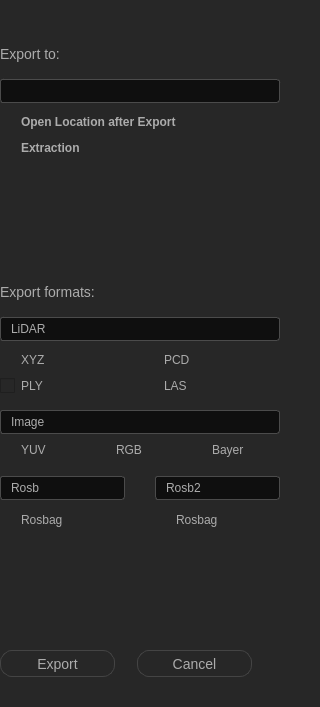
<?xml version="1.0" encoding="UTF-8"?>
<ui version="4.0">
 <class>exportdata</class>
 <widget class="QWidget" name="exportdata">
  <property name="geometry">
   <rect>
    <x>0</x>
    <y>0</y>
    <width>320</width>
    <height>707</height>
   </rect>
  </property>
  <property name="minimumSize">
   <size>
    <width>317</width>
    <height>0</height>
   </size>
  </property>
  <property name="windowTitle">
   <string>Form</string>
  </property>
  <property name="styleSheet">
   <string notr="true">background-color:#272727;</string>
  </property>
  <layout class="QVBoxLayout" name="verticalLayout" stretch="0,0,0,0,0,0">
   <property name="spacing">
    <number>0</number>
   </property>
   <property name="leftMargin">
    <number>0</number>
   </property>
   <property name="topMargin">
    <number>20</number>
   </property>
   <property name="rightMargin">
    <number>12</number>
   </property>
   <property name="bottomMargin">
    <number>30</number>
   </property>
   <item>
    <layout class="QGridLayout" name="gridLayout_2">
     <property name="topMargin">
      <number>26</number>
     </property>
     <item row="1" column="1" alignment="Qt::AlignBottom">
      <widget class="QPushButton" name="btn_choose">
       <property name="minimumSize">
        <size>
         <width>18</width>
         <height>25</height>
        </size>
       </property>
       <property name="maximumSize">
        <size>
         <width>18</width>
         <height>25</height>
        </size>
       </property>
       <property name="styleSheet">
        <string notr="true">background-image: url(:/img/icon/choose-folder.png) 0 0 0 0 stretch stretch;
border:0;
vertical-align: middle;
font-size:1px;
</string>
       </property>
       <property name="text">
        <string/>
       </property>
      </widget>
     </item>
     <item row="2" column="0">
      <widget class="QCheckBox" name="cb_export">
       <property name="styleSheet">
        <string notr="true">QCheckBox {color: #acacac; 
font-size:12px;
font-family: 'Roboto'; font-weight:500; margin-top:11px;}
QCheckBox::indicator {width: 15px; height: 15px; border-radius:3px;}
QCheckBox::indicator::checked {background-image: url(:/img/icon/Right-select.png);}
QCheckBox::indicator::unchecked {background-image: url(:/img/icon/Right-None-select.png);}</string>
       </property>
       <property name="text">
        <string>Open Location after Export</string>
       </property>
       <property name="checkable">
        <bool>true</bool>
       </property>
       <property name="checked">
        <bool>true</bool>
       </property>
      </widget>
     </item>
     <item row="0" column="0">
      <widget class="QLabel" name="label">
       <property name="styleSheet">
        <string notr="true">QLabel { 
color : #acacac;
font-size:14px;
font-family: 'Roboto';
 }</string>
       </property>
       <property name="text">
        <string>Export to:</string>
       </property>
      </widget>
     </item>
     <item row="1" column="0">
      <widget class="QLineEdit" name="lineEdit_export">
       <property name="styleSheet">
        <string notr="true">QLineEdit{
background-color:#0f0f0f;
selection-background-color: #0f0f0f;
border:1px solid #4b4b4b;
border-radius: 3px;
padding: 3px 8px;
font-size: 12px;
font-family:'Roboto';
text-align: left;
color: #acacac;
margin:17px 10px 0 0px;
}
</string>
       </property>
      </widget>
     </item>
     <item row="3" column="0">
      <widget class="QCheckBox" name="cb_extraction">
       <property name="styleSheet">
        <string notr="true">QCheckBox {color: #acacac; 
font-size:12px;
font-family: 'Roboto'; font-weight:500; margin-top:11px;}
QCheckBox::indicator {width: 15px; height: 15px; border-radius:3px;}
QCheckBox::indicator::checked {background-image: url(:/img/icon/Right-select.png);}
QCheckBox::indicator::unchecked {background-image: url(:/img/icon/Right-None-select.png);}</string>
       </property>
       <property name="text">
        <string>Extraction</string>
       </property>
       <property name="checkable">
        <bool>true</bool>
       </property>
       <property name="checked">
        <bool>true</bool>
       </property>
      </widget>
     </item>
    </layout>
   </item>
   <item>
    <spacer name="verticalSpacer">
     <property name="orientation">
      <enum>Qt::Vertical</enum>
     </property>
     <property name="sizeHint" stdset="0">
      <size>
       <width>20</width>
       <height>32</height>
      </size>
     </property>
    </spacer>
   </item>
   <item>
    <layout class="QVBoxLayout" name="verticalLayout_2">
     <property name="spacing">
      <number>6</number>
     </property>
     <property name="topMargin">
      <number>8</number>
     </property>
     <property name="rightMargin">
      <number>28</number>
     </property>
     <item>
      <widget class="QLabel" name="label_2">
       <property name="styleSheet">
        <string notr="true">QLabel { 
color : #acacac;
font-size:14px;
font-family: 'Roboto';
 }</string>
       </property>
       <property name="text">
        <string>Export formats:</string>
       </property>
      </widget>
     </item>
     <item>
      <widget class="QLineEdit" name="lineEdit_exportformat">
       <property name="styleSheet">
        <string notr="true">QLineEdit{ 
background-color:#0f0f0f;
selection-background-color: #0f0f0f;
border: 1px solid #4b4b4b;
border-radius: 3px;
padding: 3px 8px;
font-size: 12px;
font-family:'Roboto';
text-align: left;
margin-top:11px;
color: #acacac;}
QLineEdit:focus { background-color:#0f0f0f;}</string>
       </property>
       <property name="text">
        <string>LiDAR</string>
       </property>
      </widget>
     </item>
     <item>
      <layout class="QGridLayout" name="gridLayout">
       <property name="topMargin">
        <number>5</number>
       </property>
       <item row="1" column="0">
        <widget class="QCheckBox" name="cb_ply">
         <property name="styleSheet">
          <string notr="true">QCheckBox {color: #acacac; 
font-size:12px;
font-family: 'Roboto'; margin-top:5px;}
QCheckBox::indicator {width: 15px; height: 15px;}
QCheckBox::indicator::checked {background-image: url(:/img/icon/Right-select.png); border:0;}
QCheckBox::indicator::unchecked {background-image: url(:/img/icon/Right-None-select.png);}</string>
         </property>
         <property name="text">
          <string>PLY</string>
         </property>
        </widget>
       </item>
       <item row="0" column="0">
        <widget class="QCheckBox" name="cb_xyz">
         <property name="styleSheet">
          <string notr="true">QCheckBox {color: #acacac; 
font-size:12px;
font-family: 'Roboto';}
QCheckBox::indicator {width: 15px; height: 15px; border-radius:3px;}
QCheckBox::indicator::checked {background-image: url(:/img/icon/Right-select.png);}
QCheckBox::indicator::unchecked {background-image: url(:/img/icon/Right-None-select.png);}</string>
         </property>
         <property name="text">
          <string>XYZ</string>
         </property>
         <property name="checkable">
          <bool>true</bool>
         </property>
         <property name="checked">
          <bool>true</bool>
         </property>
         <property name="autoRepeat">
          <bool>false</bool>
         </property>
        </widget>
       </item>
       <item row="1" column="1">
        <widget class="QCheckBox" name="cb_las">
         <property name="styleSheet">
          <string notr="true">QCheckBox {color: #acacac; 
font-size:12px;
font-family: 'Roboto'; margin-top:5px;}
QCheckBox::indicator {width: 15px; height: 15px; border-radius:3px;}
QCheckBox::indicator::checked {background-image: url(:/img/icon/Right-select.png);}
QCheckBox::indicator::unchecked {background-image: url(:/img/icon/Right-None-select.png);}</string>
         </property>
         <property name="text">
          <string>LAS</string>
         </property>
         <property name="checked">
          <bool>true</bool>
         </property>
         <property name="autoRepeat">
          <bool>false</bool>
         </property>
        </widget>
       </item>
       <item row="0" column="1">
        <widget class="QCheckBox" name="cb_pcd">
         <property name="styleSheet">
          <string notr="true">QCheckBox {color: #acacac; 
font-size:12px;
font-family: 'Roboto';}
QCheckBox::indicator {width: 15px; height: 15px; border-radius:3px;}
QCheckBox::indicator::checked {background-image: url(:/img/icon/Right-select.png);}
QCheckBox::indicator::unchecked {background-image: url(:/img/icon/Right-None-select.png);}</string>
         </property>
         <property name="text">
          <string>PCD</string>
         </property>
         <property name="checked">
          <bool>true</bool>
         </property>
        </widget>
       </item>
       <item row="2" column="0">
        <spacer name="verticalSpacer_4">
         <property name="orientation">
          <enum>Qt::Vertical</enum>
         </property>
         <property name="sizeHint" stdset="0">
          <size>
           <width>20</width>
           <height>11</height>
          </size>
         </property>
        </spacer>
       </item>
      </layout>
     </item>
     <item>
      <widget class="QLineEdit" name="lineEdit_image">
       <property name="styleSheet">
        <string notr="true">QLineEdit{ 
background-color:#0f0f0f;
selection-background-color: #0f0f0f;
border: 1px solid #4b4b4b;
border-radius: 3px;
padding: 3px 8px;
font-size: 12px;
font-family:'Roboto';
text-align: left;
color: #acacac;}
QLineEdit:focus { background-color:#0f0f0f;}</string>
       </property>
       <property name="text">
        <string>Image</string>
       </property>
      </widget>
     </item>
     <item>
      <layout class="QGridLayout" name="gridLayout_5">
       <property name="topMargin">
        <number>2</number>
       </property>
       <item row="0" column="2">
        <widget class="QCheckBox" name="cb_bayer">
         <property name="styleSheet">
          <string notr="true">QCheckBox {color: #acacac; 
font-size:12px;
font-family: 'Roboto';}
QCheckBox::indicator {width: 15px; height: 15px; border-radius:3px;}
QCheckBox::indicator::checked {background-image: url(:/img/icon/Right-select.png);}
QCheckBox::indicator::unchecked {background-image: url(:/img/icon/Right-None-select.png);}</string>
         </property>
         <property name="text">
          <string>Bayer</string>
         </property>
         <property name="checked">
          <bool>false</bool>
         </property>
        </widget>
       </item>
       <item row="0" column="1">
        <widget class="QCheckBox" name="cb_rgb">
         <property name="styleSheet">
          <string notr="true">QCheckBox {color: #acacac; 
font-size:12px;
font-family: 'Roboto';}
QCheckBox::indicator {width: 15px; height: 15px; border-radius:3px;}
QCheckBox::indicator::checked {background-image: url(:/img/icon/Right-select.png);}
QCheckBox::indicator::unchecked {background-image: url(:/img/icon/Right-None-select.png);}</string>
         </property>
         <property name="text">
          <string>RGB</string>
         </property>
         <property name="checked">
          <bool>false</bool>
         </property>
        </widget>
       </item>
       <item row="0" column="0">
        <widget class="QCheckBox" name="cb_yuv">
         <property name="styleSheet">
          <string notr="true">QCheckBox {color: #acacac; 
font-size:12px;
font-family: 'Roboto';}
QCheckBox::indicator {width: 15px; height: 15px; border-radius:3px;}
QCheckBox::indicator::checked {background-image: url(:/img/icon/Right-select.png);}
QCheckBox::indicator::unchecked {background-image: url(:/img/icon/Right-None-select.png);}</string>
         </property>
         <property name="text">
          <string>YUV</string>
         </property>
         <property name="checked">
          <bool>false</bool>
         </property>
        </widget>
       </item>
      </layout>
     </item>
     <item>
      <spacer name="verticalSpacer_2">
       <property name="orientation">
        <enum>Qt::Vertical</enum>
       </property>
       <property name="sizeHint" stdset="0">
        <size>
         <width>20</width>
         <height>13</height>
        </size>
       </property>
      </spacer>
     </item>
     <item>
      <layout class="QGridLayout" name="gridLayout_6">
       <property name="horizontalSpacing">
        <number>30</number>
       </property>
       <item row="0" column="0">
        <widget class="QLineEdit" name="lineEdit_ros">
         <property name="styleSheet">
          <string notr="true">QLineEdit{ 
background-color:#0f0f0f;
selection-background-color: #0f0f0f;
border: 1px solid #4b4b4b;
border-radius: 3px;
padding: 3px 8px;
font-size: 12px;
font-family:'Roboto';
text-align: left;
color: #acacac;}
QLineEdit:focus { background-color:#0f0f0f;}</string>
         </property>
         <property name="text">
          <string>Rosb</string>
         </property>
        </widget>
       </item>
       <item row="0" column="1">
        <widget class="QLineEdit" name="lineEdit_ros2">
         <property name="styleSheet">
          <string notr="true">QLineEdit{ 
background-color:#0f0f0f;
selection-background-color: #0f0f0f;
border: 1px solid #4b4b4b;
border-radius: 3px;
padding: 3px 8px;
font-size: 12px;
font-family:'Roboto';
text-align: left;
color: #acacac;}
QLineEdit:focus { background-color:#0f0f0f;}</string>
         </property>
         <property name="text">
          <string>Rosb2</string>
         </property>
        </widget>
       </item>
      </layout>
     </item>
    </layout>
   </item>
   <item>
    <layout class="QGridLayout" name="gridLayout_7">
     <property name="rightMargin">
      <number>28</number>
     </property>
     <property name="horizontalSpacing">
      <number>30</number>
     </property>
     <item row="1" column="0">
      <layout class="QGridLayout" name="gridLayout_3"/>
     </item>
     <item row="0" column="0">
      <widget class="QCheckBox" name="cb_rosbag">
       <property name="styleSheet">
        <string notr="true">QCheckBox {color: #acacac; 
font-size:12px;
font-family: 'Roboto'; margin-top:12px;}
QCheckBox::indicator {width: 15px; height: 15px; border-radius:3px;}
QCheckBox::indicator::checked {background-image: url(:/img/icon/Right-select.png);}
QCheckBox::indicator::unchecked {background-image: url(:/img/icon/Right-None-select.png);}</string>
       </property>
       <property name="text">
        <string>Rosbag</string>
       </property>
       <property name="checked">
        <bool>false</bool>
       </property>
      </widget>
     </item>
     <item row="1" column="1">
      <layout class="QGridLayout" name="gridLayout_8"/>
     </item>
     <item row="0" column="1">
      <widget class="QCheckBox" name="cb_rosbag2">
       <property name="styleSheet">
        <string notr="true">QCheckBox {color: #acacac; 
font-size:12px;
font-family: 'Roboto';margin-top:12px;}

QCheckBox::indicator {width: 15px; height: 15px; border-radius:3px;}
QCheckBox::indicator::checked {background-image: url(:/img/icon/Right-select.png);}
QCheckBox::indicator::unchecked {background-image: url(:/img/icon/Right-None-select.png);selection-background-color: rgb(85, 170, 0);}
</string>
       </property>
       <property name="text">
        <string>Rosbag</string>
       </property>
       <property name="checked">
        <bool>false</bool>
       </property>
      </widget>
     </item>
    </layout>
   </item>
   <item>
    <spacer name="verticalSpacer_3">
     <property name="orientation">
      <enum>Qt::Vertical</enum>
     </property>
     <property name="sizeHint" stdset="0">
      <size>
       <width>20</width>
       <height>40</height>
      </size>
     </property>
    </spacer>
   </item>
   <item>
    <layout class="QHBoxLayout" name="horizontalLayout">
     <property name="spacing">
      <number>0</number>
     </property>
     <property name="sizeConstraint">
      <enum>QLayout::SetDefaultConstraint</enum>
     </property>
     <property name="topMargin">
      <number>2</number>
     </property>
     <property name="rightMargin">
      <number>35</number>
     </property>
     <item alignment="Qt::AlignLeft">
      <widget class="QPushButton" name="pb_export">
       <property name="maximumSize">
        <size>
         <width>115</width>
         <height>16777215</height>
        </size>
       </property>
       <property name="styleSheet">
        <string notr="true">QPushButton {
    border-radius:12px;
    /*padding: 0.2em 0.2em 0.3em 0.1em;*/
    border: 1px solid #444444;
    color: #acacac;
    width: 115px;
	height:25px;
	font-size: 14px;
	font-family:'Roboto';
}
QPushButton:pressed{ background-color: #e1e1e1; border: 1px solid #e1e1e1; color:black;}
QPushButton:hover{ background-color: #e1e1e1; border: 1px solid #e1e1e1; color:black;}</string>
       </property>
       <property name="text">
        <string>Export</string>
       </property>
      </widget>
     </item>
     <item alignment="Qt::AlignLeft">
      <widget class="QPushButton" name="pb_cancel">
       <property name="enabled">
        <bool>true</bool>
       </property>
       <property name="maximumSize">
        <size>
         <width>115</width>
         <height>16777215</height>
        </size>
       </property>
       <property name="styleSheet">
        <string notr="true">QPushButton {
    border-radius: 12px;
    /*padding: 0.2em 0.2em 0.3em 0.1em;*/
    border: 1px solid #444444;
    color: #acacac;
    width: 115px;
	height:25px;
	font-size: 14px;
	font-family:'Roboto';
}
QPushButton:hover{ background-color: #e1e1e1; border: 1px solid #e1e1e1; color:black;}
QPushButton:pressed{ background-color: #e1e1e1; border: 1px solid #e1e1e1; color:black;}</string>
       </property>
       <property name="text">
        <string>Cancel</string>
       </property>
       <property name="shortcut">
        <string/>
       </property>
      </widget>
     </item>
    </layout>
   </item>
  </layout>
 </widget>
 <resources/>
 <connections/>
</ui>
